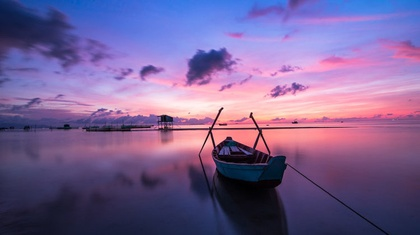
%> input picture copyright-free-images-750x420.jpg, 420 x 235 px, shrunk from 750 x 420 before the run
$ octave Project2_part1.m   (GNU Octave 9; MATLAB toolbox functions it lacks are replaced by stand-ins)
%> lines starting %> are read from the running program, lines starting %| are printed output that depends on the picture
% Author: Luke Redwine
% Date: 09/18/2022
% Class: ECE 8473 - Digital Image Processing
% Project 2

clc;
clear;
close all;

% Only allow files to be selected
file = uigetfile('*.jpg;*.png;*.tif','Select a File');
%> the answer given: copyright-free-images-750x420.jpg

% Determine if a file was selected
% If it was not, exit the code
if isequal(file,0)
    disp('File required for execution. Exiting...');
    return
else
    disp('File Selected');
    raw_image = imread(file);
%> raw_image is the input picture: size 235x420x3 uint8; mean R, G, B 120.3, 97.7, 146.9
end

if size(raw_image, 3) == 1
    disp("Image is already grayed")
    grayed_image = raw_image;
else
    disp("Image must be grayed");
    grayed_image = double(rgb2gray(raw_image));
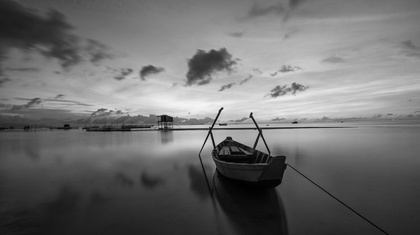
%> grayed_image: size 235x420 double; min 0, max 245, mean 110.1
end

% Send the image and the A, B, and T values for blurring
[blurred_image, blurring_filter] = blur_image(grayed_image, 0.1, 0.1, 1);

% Send the blurred image with the desired variance value
[noisy_image, noise] = guassian_noise(blurred_image, 3);

% Send the blurred image
[repaired_image, wiener_filter] = fixing_filter(noisy_image, blurring_filter, 0.001);
%> in fixing_filter, `degradation_abssq = degradation_function.*degradation_conj;`:
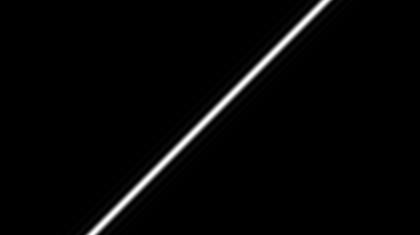
%> degradation_abssq: size 235x420 double; min 2.41e-06, max 0.992, mean 0.0237
%> in fixing_filter, `repaired_image = abs(ifft2(ifftshift(repaired_image)));`:
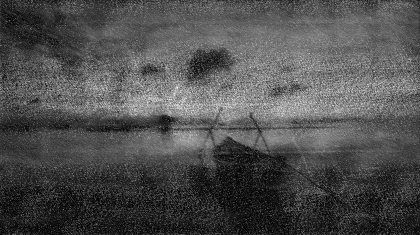
%> repaired_image: size 235x420 double; min 0.109, max 359.7, mean 112.5; drawn with min black and max white

figure
subplot(1,2,1);
imshow(uint8(grayed_image));
title("Original Image (a)");

subplot(1,2,2)
imshow(abs(blurring_filter), []);
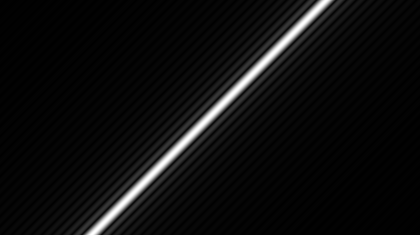
%> displayed picture: size 235x420, on the screen's scale of 0 to 255; min 0, max 255, mean 14.2
title("Motion Blur Kernal (a)");

figure
subplot(1,2,1)
imshow(real(blurred_image), []);
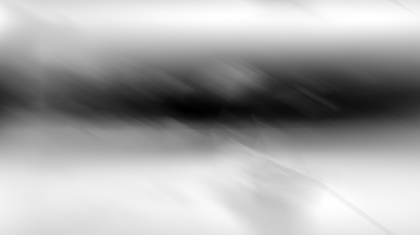
%> displayed picture: size 235x420, on the screen's scale of 0 to 255; min 0, max 255, mean 167
title("Image with Motion Blur Kernal Applied (a)");

subplot(1,2,2)
imshow(real(noisy_image), []);
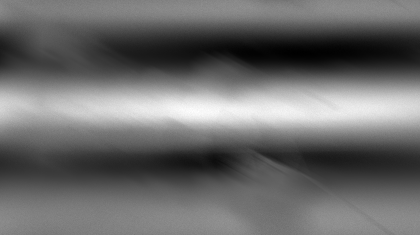
%> displayed picture: size 235x420, on the screen's scale of 0 to 255; min 0, max 255, mean 107
title("Image with Motion Blur and Noise (b)")

figure
subplot(1,2,1);
imshow(uint8(grayed_image));
title("Original Image (a)");

subplot(1,2,2)
imshow(real(noisy_image), []);
title("Image with Motion Blur and Noise (b)")

figure
subplot(1,2,1);
imshow(abs(wiener_filter), []);
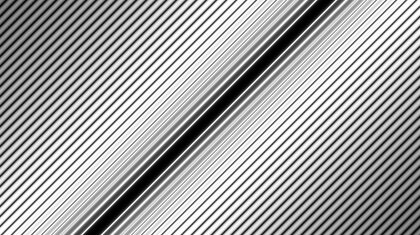
%> displayed picture: size 235x420, on the screen's scale of 0 to 255; min 0, max 255, mean 163.9
title("Wiener Filter (a)");

subplot(1,2,2)
imshow(real(repaired_image), []);
title("Deblurred Image (b)");

figure
subplot(1,2,1);
imshow(uint8(grayed_image));
title("Original Image (a)");

subplot(1,2,2);
imshow(real(repaired_image), []);
title("Deblurred Image (b)")

figure
subplot(1,2,1);
imshow(real(noisy_image), []);
title("Image with Motion Blur and Noise (a)")

subplot(1,2,2);
imshow(real(repaired_image), []);
title("Deblurred Image (b)")

function [blurred_image, blurring_filter] = blur_image(image, a, b, T)
    % Get the width and length of the image and double it for the new size
    len_m = size(image, 1);
    len_n = size(image, 2);

    % Create an emtpy matrix for the blurring kernal
    blurring_filter = zeros(len_m, len_n);

    % Place in the image into the frequency domain
    DFT = fftshift(fft2(image));

    % Create the Motion Blur kernal
    for u=-len_m/2+1:len_m/2
        for v=-len_n/2+1:len_n/2
            if (u*a + v*b) == 0
                blurring_filter(u+len_m/2, v+len_n/2) = 1;
            else
                blurring_filter(u+len_m/2, v+len_n/2) = blurring_formula(u, v, T, a, b, j);
            end
        end
    end

    % Return the image in the spatial domain with the blurred filtered
    % applied for display purposes
    blurred_image = ifft2(fftshift(DFT.*blurring_filter));

end

function [noisy_image, noise] = guassian_noise(image, variance)
    % Get the width and length of the image and double it for the new size
    len_m = size(image, 1);
    len_n = size(image, 2);

    % Create the noise kernal
    noise = variance * randn(len_m, len_n);
    noise = fftshift(fft2(noise));

    % Add the noise kernal to the frequency domain image and convert back
    % to the spatial domain
    noisy_image = ifft2(fftshift(fftshift(fft2(image)) + noise));

end

function blur_output = blurring_formula(i, j, T, a, b, complex_number)
    % Create the different parts of the sinusoidal function
    prefix = (T/(pi*(i*a + j*b)));
    formula = sin(pi*(i*a + j*b));
    suffix = exp(-(complex_number*pi*(i*a + j*b)));

    % Combine the parts of the formula
    blur_output = prefix * formula * suffix;
end

function [repaired_image, wiener_filter] = fixing_filter(blurred_image, degradation_function, K)
    % Get the width and length of the image and double it for the new size
    len_m = size(blurred_image, 1);
    len_n = size(blurred_image, 2);

    % Get the fourier transform of the degraded image
    G = fftshift(fft2(blurred_image));

    % Get the complex part of the degradation transfer function
    degradation_conj = conj(degradation_function);
    degradation_abssq = degradation_function.*degradation_conj;

    % Create the Wiener Filter
    for u=1:len_m
        for v=1:len_n
            wiener_filter(u, v) = degradation_conj(u,v)/(degradation_abssq(u,v)+K);
        end
    end

    % Apply the Wiener Filter to the blurred image in the frequency domain
    repaired_image = wiener_filter.*G;

    % Transfer the image back to the spatial domain
    repaired_image = abs(ifft2(ifftshift(repaired_image)));
end

$ run again, on bird.jpg
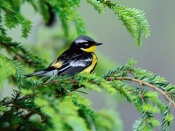
%> input picture bird.jpg, 175 x 131 px
%> raw_image is the input picture: size 131x175x3 uint8; mean R, G, B 109.2, 143.9, 98.4
%> in fixing_filter, `repaired_image = abs(ifft2(ifftshift(repaired_image)));`:
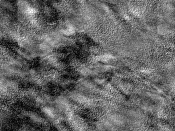
%> repaired_image: size 131x175 double; min 0.983, max 385.9, mean 154.5; drawn with min black and max white
%> `imshow(abs(wiener_filter), []);`:
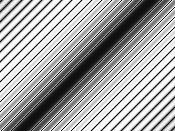
%> displayed picture: size 131x175, on the screen's scale of 0 to 255; min 0, max 255, mean 164.3
